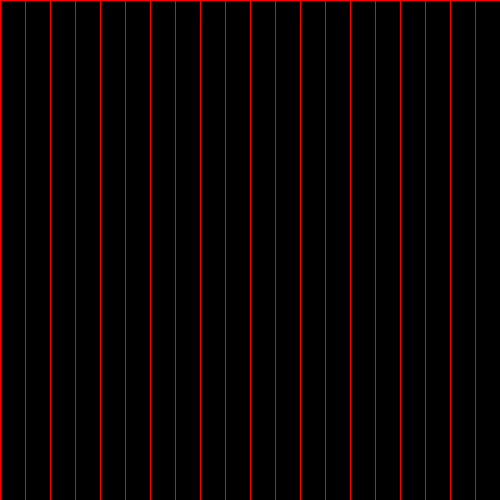
Frame 1 (no input)
Frame 60 (the mouse pressed at the canvas centre just before this capture): identical to frame 1, image omitted
Frame 120 (the mouse held since frame 60 and released just before this capture): identical to frame 1, image omitted

The Processing sketch that drew this single still picture (run headless with seeded random() and noise(); from frame 60 on, the mouse is pressed at the canvas centre):

// Processing sketch: bars_light_up
// ── bars_light_up.pde
int w=25;

void setup() {
  size(500, 500);
}

void draw() {
  stroke(255, 0, 0);
  for (int x=0; x<width; x+=w) {
    if (mouseX>x && mouseX<x+w) {
      fill(255);
    } else {
      fill(0);
    }        
    rect(x, 0, w, height);
  }
}
